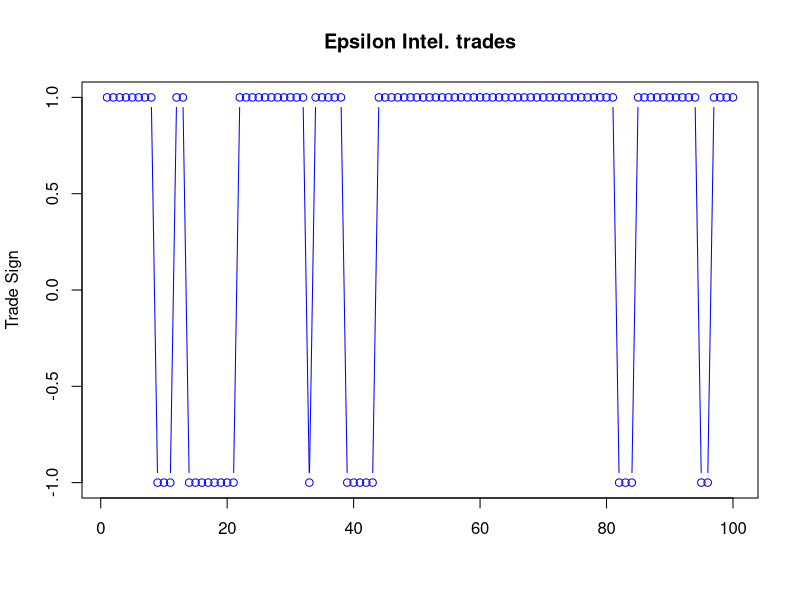
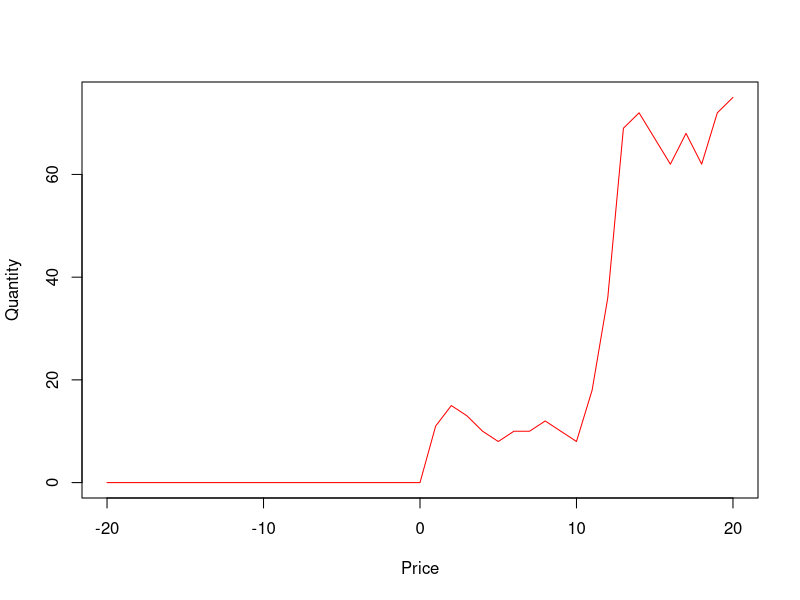
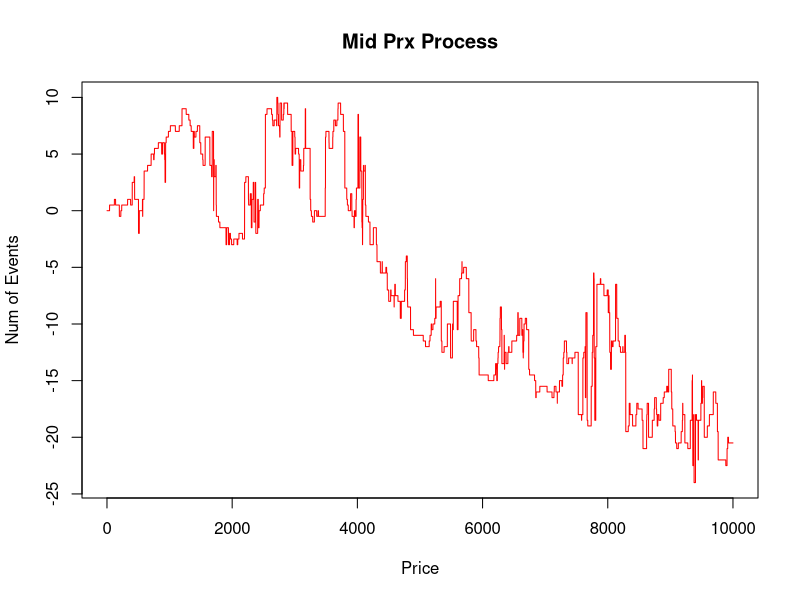
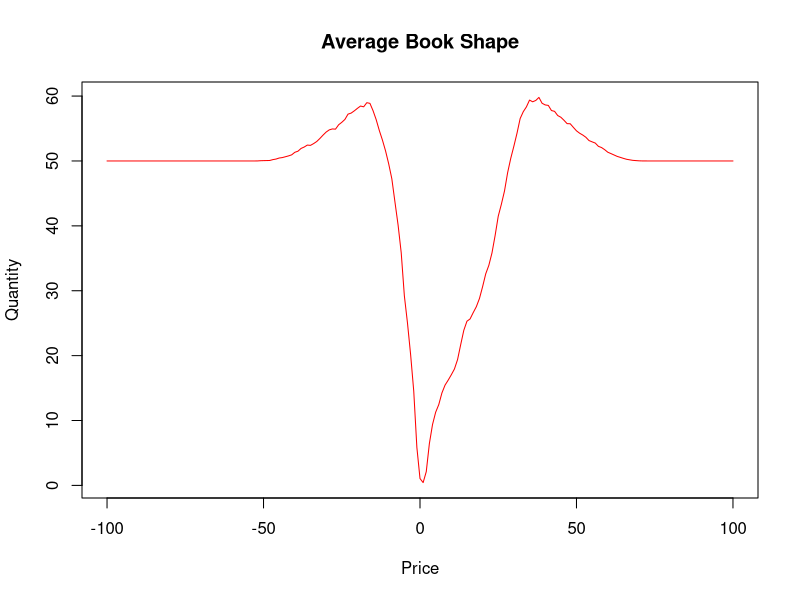

Generate these figures, in order, with R:
# Epsilon Intelligence order book simulation

setwd("C:/aya/Documents/MFE/Baruch/Capstone/")

#Book setup
L <- 40 #Set number of price levels to be included in iterations

# Generate initial book
LL <- 1000 #Total number of levels in buy and sell books

mbLag <- 1;
msLag <- 1;

# Initialize book with asymptotic depth of 5 shares
initializeBook5 <- function()
{
    Price <<- -LL:LL    
    # Book shape is set to equal long-term average from simulation
    buySize <<- c(rep(50,LL-8),50,40,40,30,30,20,20,10,rep(0,LL+1))
    sellSize <<- c(rep(0,LL),0,10,20,20,30,30,40,40,50,rep(50,LL-8))
    book <<- data.frame(Price, buySize, sellSize ) 
    eventLog <<- as.data.frame(matrix(0,nrow=numEvents,ncol=2))
    colnames(eventLog)<<-c("Type","Price")
    count <<- 0
    eventType <<- c("LB","LS","CB","CS","MB","MS")
    eventDescr <<- NA
}


#Various utility functions
bestOffer <- function(){min(book$Price[book$sellSize>0])}
bestBid <- function(){max(book$Price[book$buySize>0])}
spread <- function(){bestOffer()-bestBid()}
mid <- function(){(bestOffer()+bestBid())/2}

#Functions to find mid-market
bidPosn<-function()length(book$buySize[book$Price<=bestBid()])
askPosn<-function()length(book$sellSize[book$Price<=bestOffer()])
midPosn<-function(){floor((bidPosn()+askPosn())/2)}

#Display center of book
go <- function(){book[(midPosn()-20):(midPosn()+20),]}

#Display book shape
bookShape<-function(band){c(book$buySize[LL+1+(-band:0)],book$sellSize[LL+1+1:band])}
dynamicBookShape<-function(band){c(book$buySize[LL+1+mid()+(-band:0)],book$sellSize[LL+1+mid()+1:band])}

bookPlot<-function(band){
  plot((-band:band),bookShape(band),
	col="red",type="l",xlab="Price",ylab="Quantity")
	}

#Choose from L whole numbers in (1,...,L) with uniform probability
pick <- function(m){sample(1:m,1)}

pickToth <- function(m){sample(-m:m,1)}

# Switch logging on
logging <- T

#calculate market buy/sell quantity. fraction of the volume for a mkt buy/sell
calculateFracVolume <- function()
{
  u_rv <- runif(1,zeta_g,1);
  frac_g <<- 1 - exp(log(u_rv/zeta_g)/(zeta_g-1));
  
}


#Buy limit order
limitBuyOrder <- function(price=NA){
			if (is.na(price))
            	{prx <<- (bestOffer()-pick(L))}
            else prx <<-price  
            if(logging==T){eventLog[count,]<<- c("LB",prx)} 
            book$buySize[book$Price==prx]<<-book$buySize[book$Price==prx]+1} 

#Sell limit order
limitSellOrder <- function(price=NA){
            if (is.na(price))
            	{prx <<- (bestBid()+pick(L))}
            else prx <<-price  
            if(logging==T){eventLog[count,] <<- c("LS",prx)}  
            book$sellSize[book$Price==prx]<<-book$sellSize[book$Price==prx]+1} 

#Limit Order for Toth
limitOrder <- function(price=NA) {
  pickVal <- pickToth(L)
  if(pickVal < 0) {
    if (is.na(price))
    {prx <<- (bestOffer()+pickVal)}
    else prx <<-price  
    if(logging==T){eventLog[count,]<<- c("LB",prx)} 
    book$buySize[book$Price==prx]<<-book$buySize[book$Price==prx]+1
    
  } else {
    if (is.na(price))
    {prx <<- (bestBid()+pickVal)}
    else prx <<-price  
    if(logging==T){eventLog[count,] <<- c("LS",prx)}  
    book$sellSize[book$Price==prx]<<-book$sellSize[book$Price==prx]+1
  }
}

#Cancel buy order            
cancelBuyOrder<-function(price=NA){
				q<-pick(nb) 
                tmp <- cumsum(rev(book$buySize))  #Cumulative buy size from 0
                posn <- length(tmp[tmp>=q]) #gives position in list where cumulative size >q
                prx <<- book$Price[posn] 
                if (!is.na(price)) {prx <<-price} 
                if(logging==T){eventLog[count,]<<- c("CB",prx)} 
                book$buySize[posn]<<-book$buySize[posn]-1}
                  

#Cancel sell order
cancelSellOrder<-function(price=NA){
                     q<-pick(ns) 
                     tmp <- cumsum(book$sellSize)  #Cumulative sell size from 0
                     posn <- length(tmp[tmp<q])+1 
                     prx <<- book$Price[posn] 
                     if (!is.na(price)) {prx <<-price}  
                     if(logging==T){eventLog[count,]<<- c("CS",prx)} 
                     book$sellSize[posn]<<-book$sellSize[posn]-1}
    
cancelOrder <- function(price=NA) {
  cancelSellOrder();
  cancelBuyOrder();
}


#Market buy order
marketBuyOrder <- function(){
                    mbLag <<- 1;
                    msLag <<- msLag+1;
                    prx <<- bestOffer() 
                     if(logging==T){eventLog[count,]<<- c("MB",prx)} 
                    calculateFracVolume();
                    volume <- frac_g * book$sellSize[book$Price==prx];
                     book$sellSize[book$Price==prx]<<- round(book$sellSize[book$Price==prx]-(volume));
                    
                    
}

#Market sell order
marketSellOrder <- function(){
                      msLag <<- 1;
                      mbLag <<- mbLag+1;                      
                     prx <<- bestBid() 
                     if(logging==T){eventLog[count,]<<- c("MS",prx)} 
                      calculateFracVolume();
                      volume <- frac_g * book$buySize[book$Price==prx];
                     book$buySize[book$Price==prx]<<-round(book$buySize[book$Price==prx]-(volume));
                   
                      
}

## calculate the market buy/sell probability based on powerlaw distribution
marketOrder <- function(){

   probBuy <- 1/gamma * (mbLag)^ ( - (gamma) );   
   probSell <- 1/gamma * (msLag)^ ( - (gamma) );
  
   probBuy1 <- (mu/eventRate) * probBuy/(probBuy + probSell);
   probSell1 <- (mu/eventRate) * probSell/(probBuy + probSell);
    
#  cat('Prob Buy1:' , probBuy1, '\n');
#  cat('Prob Sell1:', probSell1, '\n');
   
  probMaktOrder <- c(probBuy1, probSell1);
  m <- sample(1:2,1, replace = TRUE, probMaktOrder);
  switch(m,
         marketBuyOrder(),
         marketSellOrder()
         )

}


#Generate an event and update the buy and sell books
#Note that limit orders may be placed inside the spread
generateEvent <- function()
    {
    nb <<- sum(book$buySize[book$Price>=(bestOffer()-L)]); # Number of cancelable buy orders
    ns <<- sum(book$sellSize[book$Price<=(bestBid()+L)]); # Number of cancelable sell orders
    eventRate <<- nb*delta+ns*delta + mu +2*L*alpha;
    probEvent <- c(L*alpha,L*alpha,nb*delta,ns*delta,mu)/eventRate;
    m <- sample(1:5, 1, replace = TRUE, probEvent); #Choose event type
    switch(m,
    		limitBuyOrder(),
    		limitSellOrder(),
    		cancelBuyOrder(),
    		cancelSellOrder(),
    		marketOrder()
    		);
    
    }

generateTothEvent <- function(iter)
{
  nb <<- sum(book$buySize[book$Price>=(bestOffer()-L)]); # Number of cancelable buy orders
  ns <<- sum(book$sellSize[book$Price<=(bestBid()+L)]); # Number of cancelable sell orders
  
  limOrd <- rpois(1, lambda = lamb_da)
  if(limOrd == 1) {
    limitOrder()
  }
  
  mktOrd <- rpois(1, lambda = mu*(1-phi))
  if(mktOrd ==1) {

    ## Agent ORder ##
#     if(iter > burnin & iter < (burnin + 2000) ) {
#       m <- sample(1:2,1, replace = TRUE, c(0.05,0.95))
#       #m <- rpois(1, lambda = 0.05)
#       switch (m,
#         marketSellOrder(),
#         marketOrder()
#       );
#       
#     } else {
#       marketOrder()  
#     }
     marketOrder()
  }
  
  mktSellAgent <- rpois(1, lambda = mu*phi)
  if(mktSellAgent ==1) {
    marketSellOrder();
  }
   
  cxlOrd <- rpois(1, lambda = nu)
  if(cxlOrd ==1) {
    cancelOrder()
  }
  

  
   
#   cxlOrd <- rpois(1, lambda = nu)
#   if(cxlOrd ==1) {
#     cancelSellOrder()
#   }
}

#####################################################################################################
# End of setup
#####################################################################################################

# Simulate and generate time series of returns
#alpha <- 0.0001; mu<- 0.1; delta <- 0.2; gamma <- 0.5; # Asymptotic book depth is 5
nu <- 0.0001; mu<- 0.1; lamb_da <- 0.2; gamma <- 0.5; 
eventRate <- 1
phi <- 0.05
zeta_g <- 0.65;
frac_g <- 0.0;
band <- 100
burnin <- 4000
numEvents <- 10000;
initializeBook5();
midPrxs <- c(rep(0, numEvents))
fracArr <- c(rep(0, numEvents))

set.seed(9062013)

bookState <- as.data.frame(matrix(0,nrow=2*band+1, ncol=1));
midprx <- c(rep(0,numEvents));


for(count in 1:numEvents){
  #generateEvent()
  generateTothEvent(count);
  midPrxs[count] <- mid() 
  fracArr[count] <- frac_g;
  
  if(numEvents > burnin) {
    bookState[,1] <- bookState[,1] + dynamicBookShape(band)
  }
  cat('Count: ', count, '\n')
  }

tradeLog <- eventLog[(eventLog$Type=="MB")|(eventLog$Type=="MS"),]
tradeSigns <- ifelse(tradeLog$Type=="MB",+1,-1);
someTrades <- 1:100;
plot(tradeSigns[someTrades],type="b",col="blue",xlab=NA, ylab="Trade Sign",main="Epsilon Intel. trades")
bookPlot(20);

plot((1:numEvents), midPrxs[1:numEvents],col="red",type="l", xlab="Price", ylab="Num of Events",main="Mid Prx Process")
#plot(fracArr)
aveBookShape <- bookState[,1]/numEvents;
plot((-band:band),aveBookShape, col="red",type="l",xlab="Price",ylab="Quantity", main="Average Book Shape")


########################################################################################
# End of time series generation
########################################################################################


